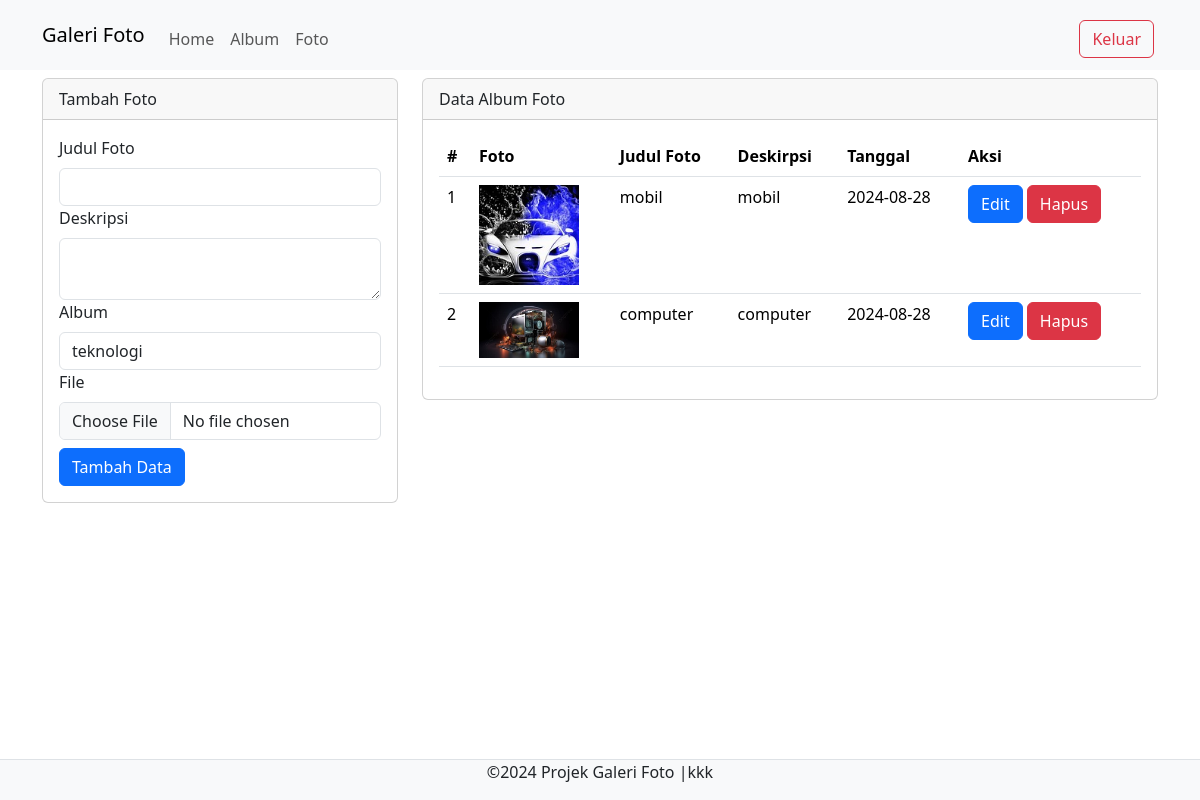
Page /admin/foto.php (signed in) on the committed database.
### tables this page shows
CREATE TABLE `foto` (
  `fotoid` int(11) NOT NULL,
  `judulfoto` varchar(255) NOT NULL,
  `deskripsifoto` text NOT NULL,
  `tanggalunggah` date NOT NULL,
  `lokasifile` varchar(255) NOT NULL,
  `albumid` int(11) NOT NULL,
  `userid` int(11) NOT NULL
);

### admin/foto.php (the view, shortened to what this page needs)
<?php
include '../config/koneksi.php';
?>
<!DOCTYPE html>
<html>
<head>
  <link rel="stylesheet" type="text/css" href="../assets/css/bootstrap.min.css">
</head>
<body>
  <nav class="navbar navbar-expand-lg bg-body-tertiary">
    <div class="container">
      <a class="navbar-brand" href="index.php">Galeri Foto</a>
      <div class="collapse navbar-collapse mt-2" id="navbarNavAltMarkup">
        <div class="navbar-nav me-auto">
          <a href="home.php" class="nav-link">Home</a>
          <a href="album.php" class="nav-link">Album</a>
          <a href="foto.php" class="nav-link">Foto</a>
        </div>
        <a href="../config/aksi_logout.php" class="btn btn-outline-danger m-1">Keluar</a>
      </div>
    </div>
  </nav>
  <div class="container">
    <div class="row">
      <div class="col-md-4">
        <div class="card mt-2">
          <div class="card-header">Tambah Foto</div>
          <div class="card-body">
            <form action="../config/aksi_foto.php" method="POST" enctype="multipart/form-data">
              <label class="form-label">Judul Foto</label>
              <input type="text" name="judulfoto" class="form-control" required>
              <label class="form-label">Deskripsi</label>
              <textarea class="form-control" name="deskripsifoto" required></textarea>
              <label class="form-label">Album</label>
              <select class="form-control" name="albumid"required>
                <?php
                $userid = $_SESSION['userid'];
                $sql_album = mysqli_query($koneksi, "SELECT * FROM album WHERE userid='$userid'");
                while($data_album = mysqli_fetch_array($sql_album)) { ?>
                  <option value="<?php echo $data_album['albumid'] ?>"><?php echo $data_album['namaalbum'] ?></option>
                <?php }
                ?>
              </select>
              <label class="form-label">File</label>
              <input type="file" class="form-control" name="lokasifile" required>
              <button type="submit" class="btn btn-primary mt-2" name="tambah">Tambah Data</button>
            </form>
          </div>
        </div>
      </div>
      <div class="col-md-8">
        <div class="card mt-2">
          <div class="card-header">Data Album Foto</div>
          <div class="card-body">
            <table class="table">
              <thead>
                <tr>
                  <th>#</th>
                  <th>Foto</th>
                  <th>Judul Foto</th>
                  <th>Deskirpsi</th>
                  <th>Tanggal</th>
                  <th>Aksi</th>
                </tr>
              </thead>
              <tbody>
                <?php
                $no = 1;
                $userid = $_SESSION['userid'];
                $sql = mysqli_query($koneksi, "SELECT * FROM foto WHERE userid='$userid'");
                while($data = mysqli_fetch_array($sql)){
                 ?>
                 <tr>
                  <td><?php echo $no++ ?></td>
                  <td><img src="../assets/img/<?php echo $data['lokasifile'] ?>" width="100"></td>
                  <td><?php echo $data['judulfoto'] ?></td>
                  <td><?php echo $data['deskripsifoto'] ?></td>
                  <td><?php echo $data['tanggalunggah'] ?></td>
                  <td>
                    <button type="button" class="btn btn-primary" data-bs-toggle="modal" data-bs-target="#edit<?php echo $data['fotoid'] ?>">
                      Edit
                    </button>
                    <button type="button" class="btn btn-danger" data-bs-toggle="modal" data-bs-target="#hapus<?php echo $data['fotoid'] ?>">
                      Hapus
                    </button>
                  </td>
                </tr>
              <?php } ?>
            </tbody>
          </table>
        </div>
      </div>
    </div>
  </div>
</div>
<footer class="d-flex justify-content-center border-top mt-3 bg-light fixed-bottom">
  <p>&copy;2024 Projek Galeri Foto |kkk</p>
</footer>
</body>
</html>

### rows in the picture
foto: lokasifile (picture), judulfoto "mobil", deskripsifoto "mobil", tanggalunggah "2024-08-28"
foto: lokasifile (picture), judulfoto "computer", deskripsifoto "computer", tanggalunggah "2024-08-28"

### other values in the picture
form field albumid "teknologi"
